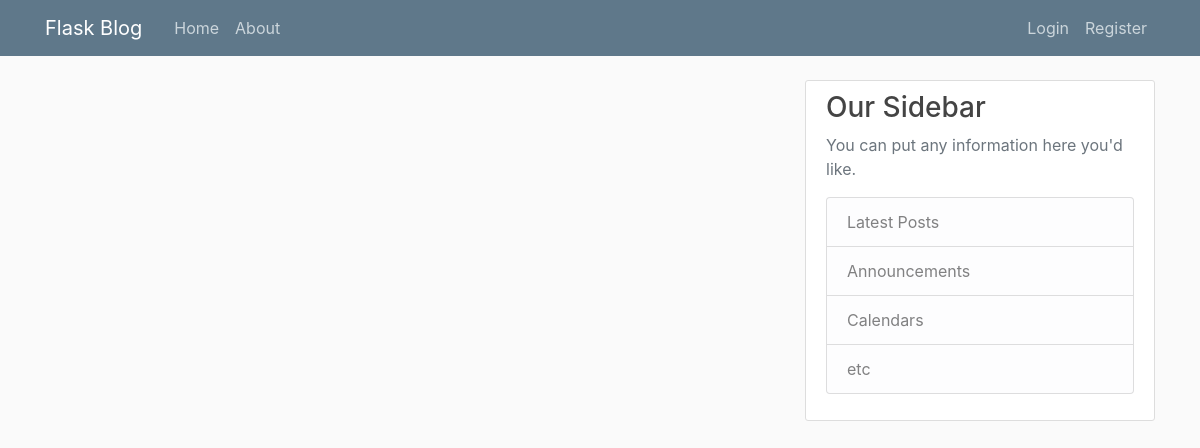
Page /home on the earlier database version.
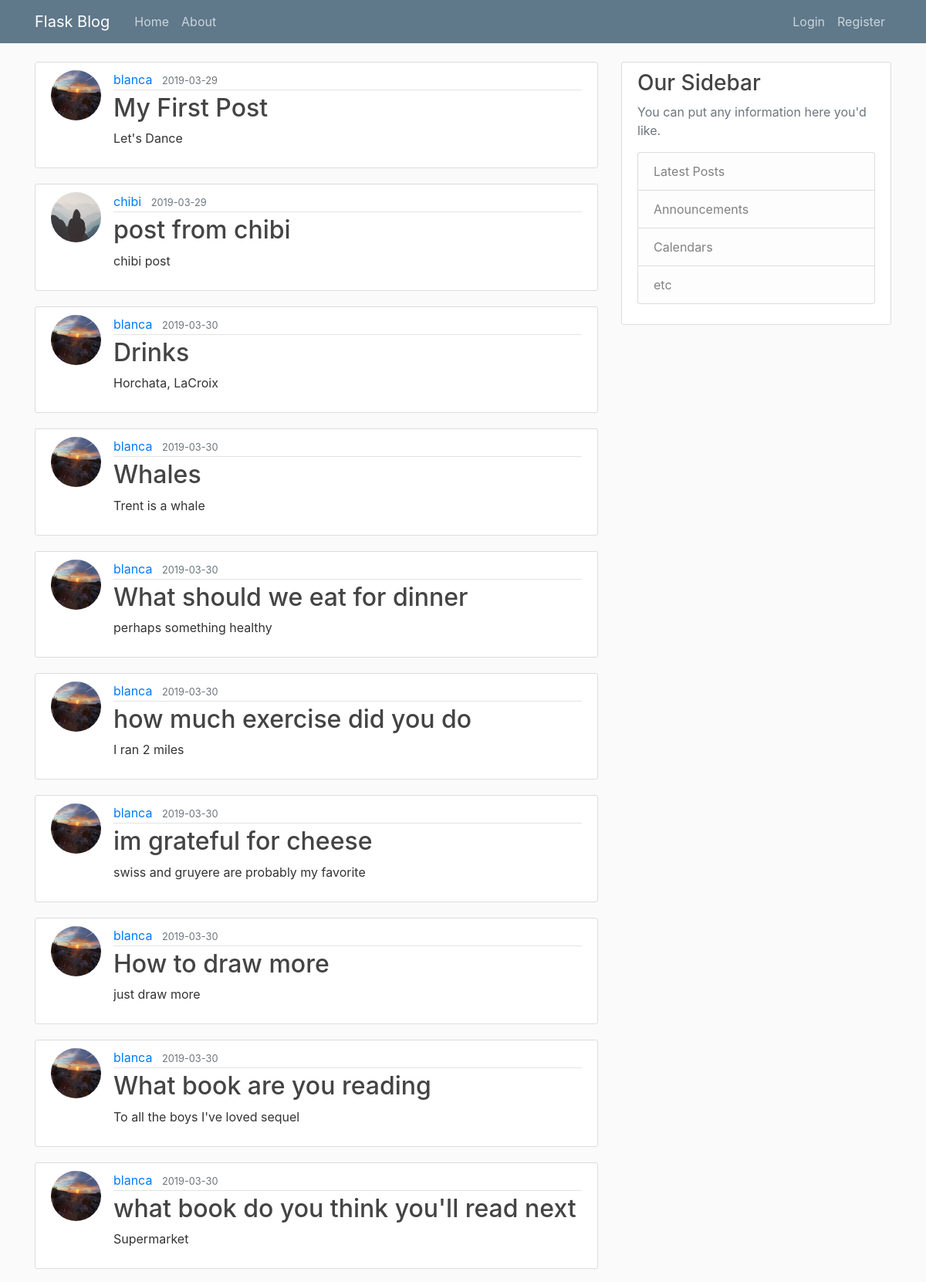
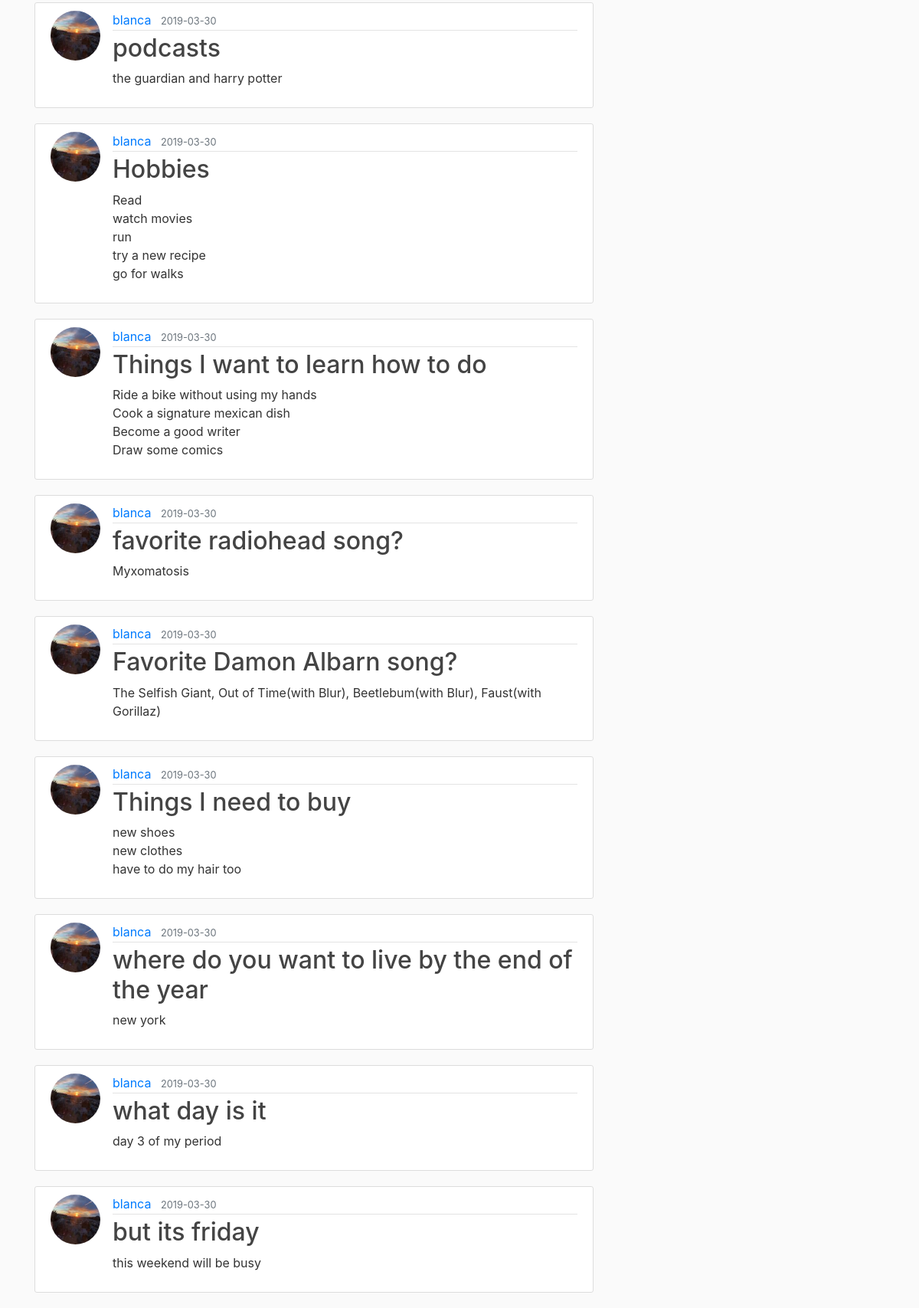
Same page on the later database version (2 pictures, top to bottom).
### flaskblog/models.py (models this page shows, shortened)
class Post(db.Model):
    id = db.Column(db.Integer, primary_key=True)
    title = db.Column(db.String(100), nullable=False)
    date_posted = db.Column(db.DateTime, nullable=False,
                            default=datetime.utcnow)
    content = db.Column(db.Text, nullable=False)
    user_id = db.Column(db.Integer, db.ForeignKey('user.id'), nullable=False)

class User(db.Model, UserMixin):
    id = db.Column(db.Integer, primary_key=True)
    username = db.Column(db.String(20), unique=True, nullable=False)
    email = db.Column(db.String(120), unique=True, nullable=False)
    image_file = db.Column(db.String(20), nullable=False,
                           default='default.jpg')
    password = db.Column(db.String(60), nullable=False)
    posts = db.relationship('Post', backref='author', lazy=True)

### flaskblog/routes.py (the view)
@app.route("/")
@app.route("/home")
def home():
    posts = Post.query.all()
    return render_template('home.html', posts=posts)

### flaskblog/templates/home.html
{% extends "layout.html" %} {% block content %} {% for post in posts %}
<article class="media content-section">
    <img class="rounded-circle article-img" src="{{url_for('static', filename='profile_pic/' + post.author.image_file) }}">
  <div class="media-body">
    <div class="article-metadata">
      <a class="mr-2" href="#">{{ post.author.username }}</a>
      <small class="text-muted">{{ post.date_posted.strftime('%Y-%m-%d') }}</small>
    </div>
    <h2>
      <a class="article-title" href="{{ url_for('post', post_id=post.id)}}">{{ post.title }}</a>
    </h2>
    <p class="article-content">{{ post.content }}</p>
  </div>
</article>
{% endfor %} {% endblock content %}

### flaskblog/templates/layout.html (shortened to what this page needs)
<!DOCTYPE html>
<html>
  <head>
    <link
      rel="stylesheet"
      href="https://stackpath.bootstrapcdn.com/bootstrap/4.3.1/css/bootstrap.min.css"
    />
    <link rel="stylesheet" type="text/css" href="{{ url_for('static', filename='main.css') }}"/>
  </head>
  <body>
    <header class="site-header">
      <nav class="navbar navbar-expand-md navbar-dark bg-steel fixed-top">
        <div class="container">
          <a class="navbar-brand mr-4" href="/">Flask Blog</a>
          <div class="collapse navbar-collapse" id="navbarToggle">
            <div class="navbar-nav mr-auto">
              <a class="nav-item nav-link" href="{{ url_for('home') }}">Home</a>
              <a class="nav-item nav-link" href="{{ url_for('about') }}">About</a>
            </div>
            <div class="navbar-nav">
            {% if current_user.is_authenticated %}
                <a class="nav-item nav-link" href="{{ url_for('new_post') }}">New Post</a>
                <a class="nav-item nav-link" href="{{ url_for('account') }}">Account</a>
                <a class="nav-item nav-link" href="{{ url_for('logout') }}">Logout</a>
            {% else %}
                <a class="nav-item nav-link" href="{{ url_for('login') }}">Login</a>
                <a class="nav-item nav-link" href="{{ url_for('register') }}">Register</a>
            {% endif %}
            </div>
          </div>
        </div>
      </nav>
    </header>
<main role="main" class="container">
        <div class="row">
          <div class="col-md-8">
            {% block content %}{% endblock %}
          </div>
          <div class="col-md-4">
            <div class="content-section">
              <h3>Our Sidebar</h3>
              <p class='text-muted'>You can put any information here you'd like.
                <ul class="list-group">
                  <li class="list-group-item list-group-item-light">Latest Posts</li>
                  <li class="list-group-item list-group-item-light">Announcements</li>
                  <li class="list-group-item list-group-item-light">Calendars</li>
                  <li class="list-group-item list-group-item-light">etc</li>
                </ul>
              </p>
            </div>
          </div>
        </div>
      </main>
  </body>
</html>

### flaskblog/static/main.css (style rules this page uses)
body { background: #fafafa; color: #333333; margin-top: 5rem; }
h1, h2, h3, h4, h5, h6 { color: #444444; }
.bg-steel { background-color: #5f788a; }
.site-header .navbar-nav .nav-link { color: #cbd5db; }
.content-section { background: #ffffff; padding: 10px 20px; border: 1px solid #dddddd; border-radius: 3px; margin-bottom: 20px; }
.article-title { color: #444444; }
.article-content { white-space: pre-line; }
.article-img { height: 65px; width: 65px; margin-right: 16px; }
.article-metadata { padding-bottom: 1px; margin-bottom: 4px; border-bottom: 1px solid #e3e3e3; }

Differences in the rows shown:
added Post: image_file (picture), author.username "blanca", date_posted "2019-03-29", title "My First Post", content "Let's Dance"
added Post: image_file (placeholder picture), author.username "chibi", date_posted "2019-03-29", title "post from chibi", content "chibi post"
added Post: image_file (picture), author.username "blanca", date_posted "2019-03-30", title "Drinks", content "Horchata, LaCroix"
added Post: image_file (picture), author.username "blanca", date_posted "2019-03-30", title "Whales", content "Trent is a whale"
added Post: image_file (picture), author.username "blanca", date_posted "2019-03-30", title "What should we eat for dinner", content "perhaps something healthy"
added Post: image_file (picture), author.username "blanca", date_posted "2019-03-30", title "how much exercise did you do", content "I ran 2 miles"
added Post: image_file (picture), author.username "blanca", date_posted "2019-03-30", title "im grateful for cheese", content "swiss and gruyere are probably my favorite"
added Post: image_file (picture), author.username "blanca", date_posted "2019-03-30", title "How to draw more", content "just draw more"
added Post: image_file (picture), author.username "blanca", date_posted "2019-03-30", title "What book are you reading", content "To all the boys I've loved sequel"
added Post: image_file (picture), author.username "blanca", date_posted "2019-03-30", title "what book do you think you'll read next", content "Supermarket"
added Post: image_file (picture), author.username "blanca", date_posted "2019-03-30", title "podcasts", content "the guardian and harry potter"
added Post: image_file (picture), author.username "blanca", date_posted "2019-03-30", title "Hobbies", content "Read watch movies run try a new recipe go for walks"
added Post: image_file (picture), author.username "blanca", date_posted "2019-03-30", title "Things I want to learn how to do", content "Ride a bike without using my hands Cook a signature mexican dish Become a good writer Draw some comics"
added Post: image_file (picture), author.username "blanca", date_posted "2019-03-30", title "favorite radiohead song?", content "Myxomatosis"
added Post: image_file (picture), author.username "blanca", date_posted "2019-03-30", title "Favorite Damon Albarn song?", content "The Selfish Giant, Out of Time(with Blur), Beetlebum(with Blur), Faust(with Gorillaz)"
added Post: image_file (picture), author.username "blanca", date_posted "2019-03-30", title "Things I need to buy", content "new shoes new clothes have to do my hair too"
added Post: image_file (picture), author.username "blanca", date_posted "2019-03-30", title "where do you want to live by the end of the year", content "new york"
added Post: image_file (picture), author.username "blanca", date_posted "2019-03-30", title "what day is it", content "day 3 of my period"
added Post: image_file (picture), author.username "blanca", date_posted "2019-03-30", title "but its friday", content "this weekend will be busy"
